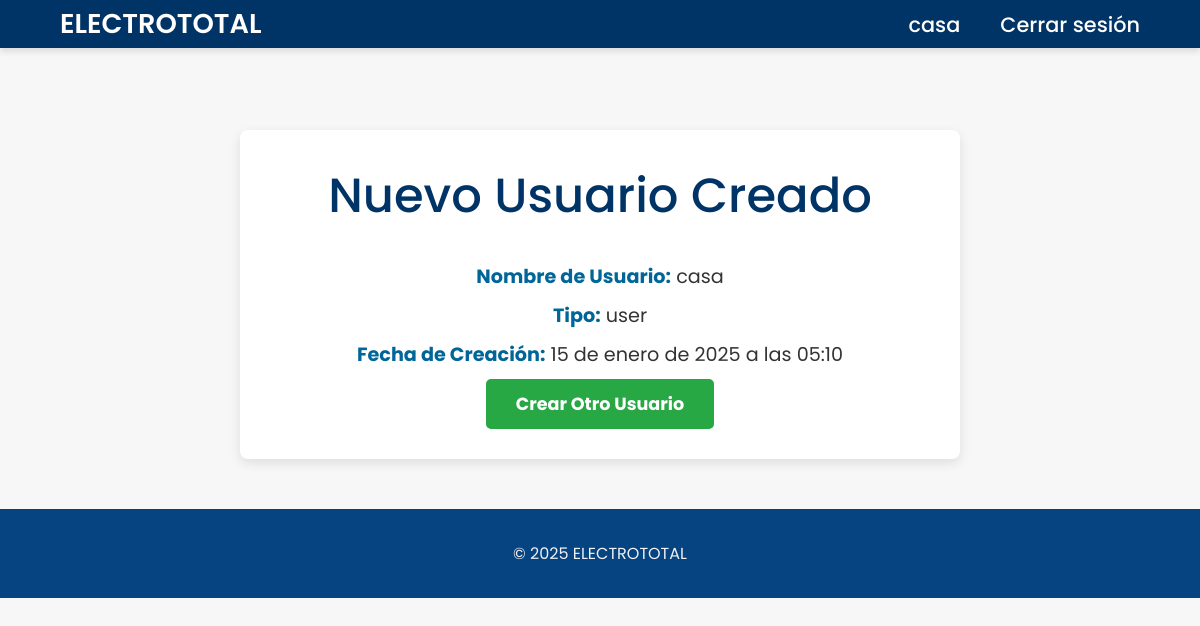
The page /personal/user_creado/1/ (signed in) on the database as committed earlier.
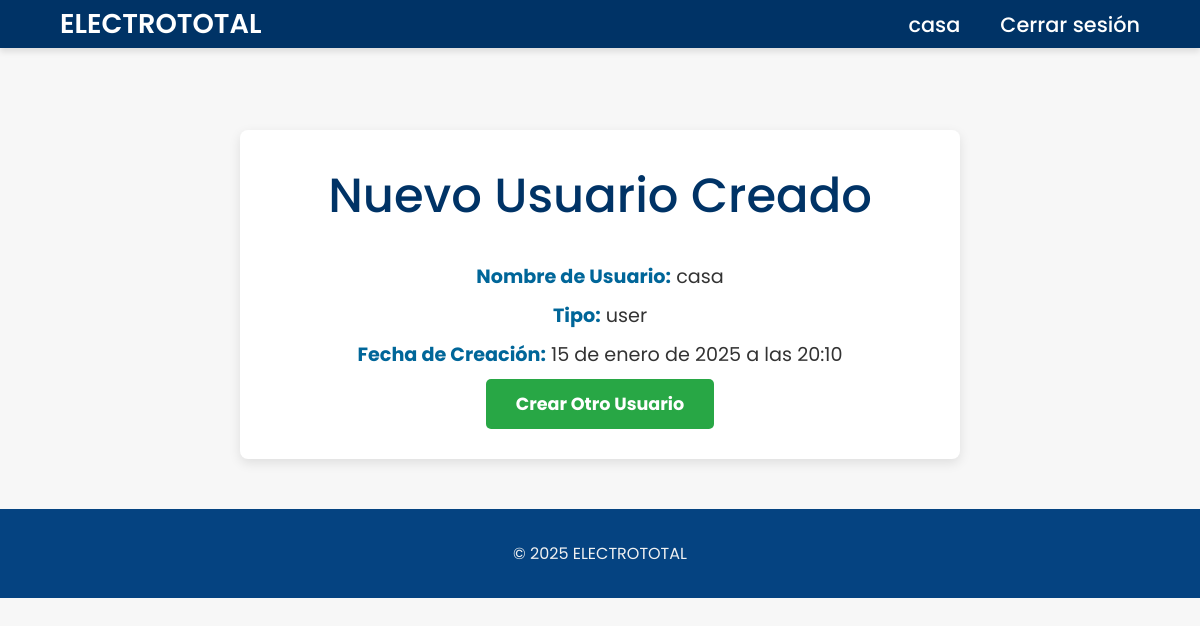
The same page on the database as committed later.
### personal/models.py (models this page shows)
class CustomUser(AbstractUser):
    user_type = models.CharField(max_length=20, default='user')

### personal/views.py (the view)
# urls.py: path('user_creado/<int:user_id>/', views.user_created_view, name='user_creado'),
@user_passes_test(lambda u: u.is_superuser)
def user_created_view(request, user_id):
    user = CustomUser.objects.get(id=user_id)
    return render(request, 'user_creado.html', {'user': user})

### personal/templates/user_creado.html (shortened to what this page needs)
{% extends 'base.html' %}
{% block content %}
    <div class="user-details">
        <h1>Nuevo Usuario Creado</h1>
        <p><strong>Nombre de Usuario:</strong> {{ user.username }}</p>
        <p><strong>Tipo:</strong> {{ user.user_type }}</p>
        <p><strong>Fecha de Creación:</strong> {{ user.date_joined }}</p>
        <a href="{% url 'create_user' %}" class="btn-submit">
            Crear Otro Usuario
        </a>
    </div>
{% endblock %}

### personal/templates/base.html (shortened to what this page needs)
<!DOCTYPE html>
<html lang="es">
<head>
    {% load static %}
    <link rel="stylesheet" href="{% static 'css/base.css' %}">
</head>
<body>
    <header class="header">
        <a href="#" class="logo">ELECTROTOTAL</a>
        <nav class="navbar">
            {% if user.is_authenticated %}
                <span>{{ user.username }}</span>
                <a href="{% url 'logout' %}">Cerrar sesión</a>
            {% else %}
                <a href="{% url 'login' %}">Iniciar sesión</a>
            {% endif %}
        </nav>
    </header>
    <main>
        {% block content %}{% endblock %}
    </main>
    <footer>
        <p>&copy; 2025 ELECTROTOTAL </p>
    </footer>
</body>
</html>

Rows that differ between the two databases and show on the page:
changed CustomUser "casa": date_joined "15 de enero de 2025 a las 05:10" → "15 de enero de 2025 a las 20:10"
